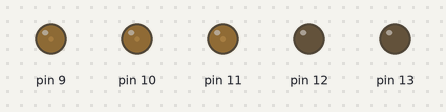
Bench run of a sketch on a simulated Arduino Uno, built with avr-gcc and run on an emulated ATmega328P. Parts: output pins drawn as LEDs (lit = HIGH).

Above: at 0.15 s.
At 0.75 s:
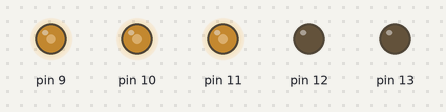
At 39.95 s:
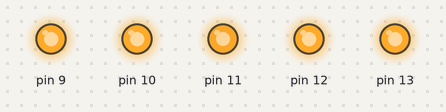
Timing chart, 0 to 40.0 s (numbered marks = the images above):
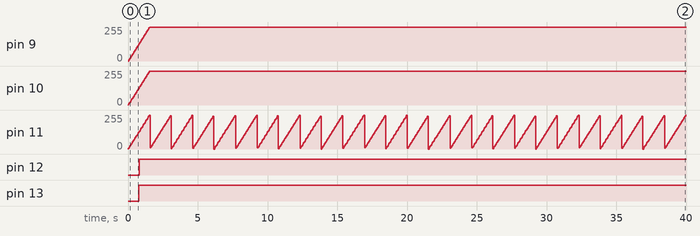

Measured:
- by itself, pin 9: moves from 0/255 to 255/255 over 1.5 s
- by itself, pin 10: moves from 0/255 to 255/255 over 1.6 s
- by itself, pin 11: ramps from 0/255 to 254/255 and jumps back, once every 1.6 s
- by itself, pin 12: LOW → HIGH at 0.81 s
- by itself, pin 13: LOW → HIGH at 0.77 s

The sketch:

fade_my_LED.ino
```cpp
int b = 0;    // how bright the LED is
int f =2;    // how many points to fade the LED by


void setup() {
  pinMode(9,OUTPUT);
  pinMode(10,OUTPUT);
  pinMode(11,OUTPUT);
  pinMode(12,OUTPUT);
  pinMode(13,OUTPUT);

}

void loop() {
  analogWrite(9, b);
  b=b+f;
  delay(10);

  analogWrite(10, b);
  b=b+f;
  delay(11);

  analogWrite(11, b);
  b=b+f;
  delay(12);

  analogWrite(12, b);
  b=b+f;
  delay(13);

  analogWrite(13, b);
  b=b+f;
  delay(14);
}
```
